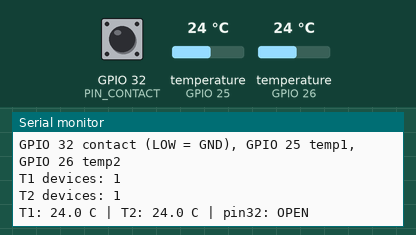
This program was run on a simulated ESP32. Shown: the last lines printed to the serial monitor. The inputs (shaded band) are chosen by the test bench; at power-on: GPIO 32 (PIN_CONTACT) HIGH, temperature (sensors on GPIO 25, GPIO 26) 24 °C.

Above: at 1.5 s.
1.6 s: GPIO 32 (PIN_CONTACT) pulled LOW for 1.25 s
At 2.8 s:
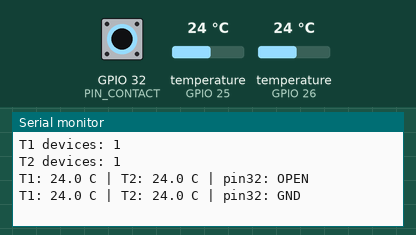
4.3 s: temperature (sensor on GPIO 25) set to 12 °C
At 4.3 s:
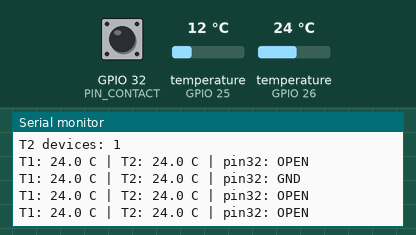
5.8 s: temperature (sensor on GPIO 26) set to 12 °C
At 7.0 s:
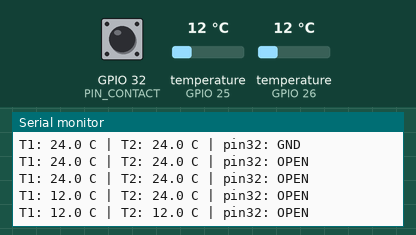
7.3 s: temperature (sensor on GPIO 25) set to 19 °C
At 7.3 s:
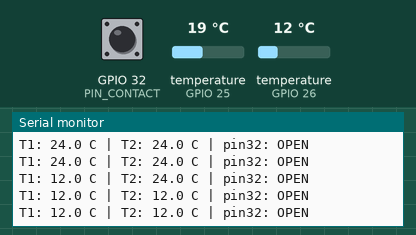
8.8 s: temperature (sensor on GPIO 26) set to 19 °C
At 10.0 s:
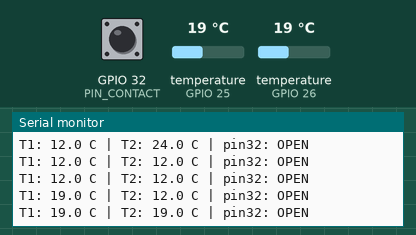
10.3 s: GPIO 32 (PIN_CONTACT) pulled LOW for 1.25 s
At 12.0 s:
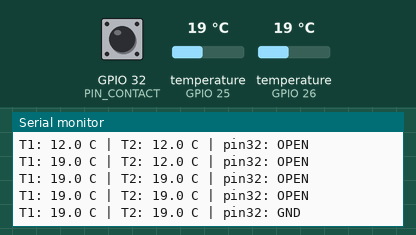
Timing chart, 0 to 13.5 s (numbered marks = the images above; inputs shaded):
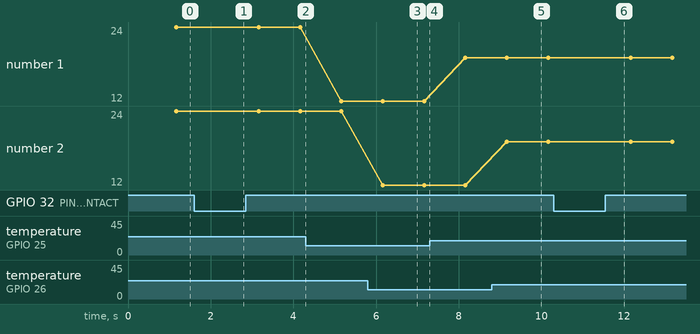

The program:

main.cpp
```cpp
/**
 * Bench test: two DS18B20 sensors (same part as gray-water temp) and one
 * active-low contact input.
 *
 * Contact (GPIO 32): internal pull-up. Wire the switch between the pin and GND.
 * LOW means the pin is tied to ground.
 *
 * Each DS18B20 needs its own data pin. VCC may be 5V (same as the other
 * sensors in this project). The 4.7k pull-up must go from data to 3.3V, not
 * to 5V: the ESP32 pin is not 5V tolerant, and the idle bus level is set by
 * that resistor. The internal pull-up is too weak for OneWire. 12-bit
 * conversion takes about 750 ms; both sensors convert at the same time so a
 * 1 s print interval still fits.
 */

#include <Arduino.h>
#include <DallasTemperature.h>
#include <OneWire.h>

static const int PIN_CONTACT = 32;
static const int PIN_TEMP_1 = 25;
static const int PIN_TEMP_2 = 26;

static const unsigned long PRINT_INTERVAL_MS = 1000;
static const unsigned long CONVERSION_MS = 800;

OneWire oneWire1(PIN_TEMP_1);
OneWire oneWire2(PIN_TEMP_2);
DallasTemperature sensor1(&oneWire1);
DallasTemperature sensor2(&oneWire2);

static void printTemp(float celsius) {
  if (celsius == DEVICE_DISCONNECTED_C) {
    Serial.print("ERR");
    return;
  }
  Serial.print(celsius, 1);
  Serial.print(" C");
}

void setup() {
  Serial.begin(115200);
  delay(300);

  pinMode(PIN_CONTACT, INPUT_PULLUP);

  sensor1.begin();
  sensor2.begin();
  sensor1.setResolution(12);
  sensor2.setResolution(12);
  sensor1.setWaitForConversion(false);
  sensor2.setWaitForConversion(false);

  Serial.println("Test: DS18B20 x2 + pull-up input");
  Serial.println("GPIO 32 contact (LOW = GND), GPIO 25 temp1, GPIO 26 temp2");
  Serial.println("T1 devices: " + String(sensor1.getDeviceCount()));
  Serial.println("T2 devices: " + String(sensor2.getDeviceCount()));
}

void loop() {
  unsigned long started = millis();

  sensor1.requestTemperatures();
  sensor2.requestTemperatures();
  delay(CONVERSION_MS);

  float t1 = sensor1.getTempCByIndex(0);
  float t2 = sensor2.getTempCByIndex(0);
  bool tiedToGround = digitalRead(PIN_CONTACT) == LOW;

  Serial.print("T1: ");
  printTemp(t1);
  Serial.print(" | T2: ");
  printTemp(t2);
  Serial.print(" | pin32: ");
  Serial.println(tiedToGround ? "GND" : "OPEN");

  unsigned long elapsed = millis() - started;
  if (elapsed < PRINT_INTERVAL_MS) {
    delay(PRINT_INTERVAL_MS - elapsed);
  }
}
```

Measured:
- after the input at 1.6 s, the serial monitor: prints a new line after 0.56 s (image 1)
- after the input at 5.8 s, the serial monitor: prints a new line after 0.36 s (image 3)
- after the input at 8.8 s, the serial monitor: prints a new line after 0.36 s (image 5)
- after the input at 10.3 s, the serial monitor: prints a new line after 0.86 s (image 6)
- plotted number 1: 24 → 12 after the input at 4.3 s, 12 → 19 after the input at 7.3 s
